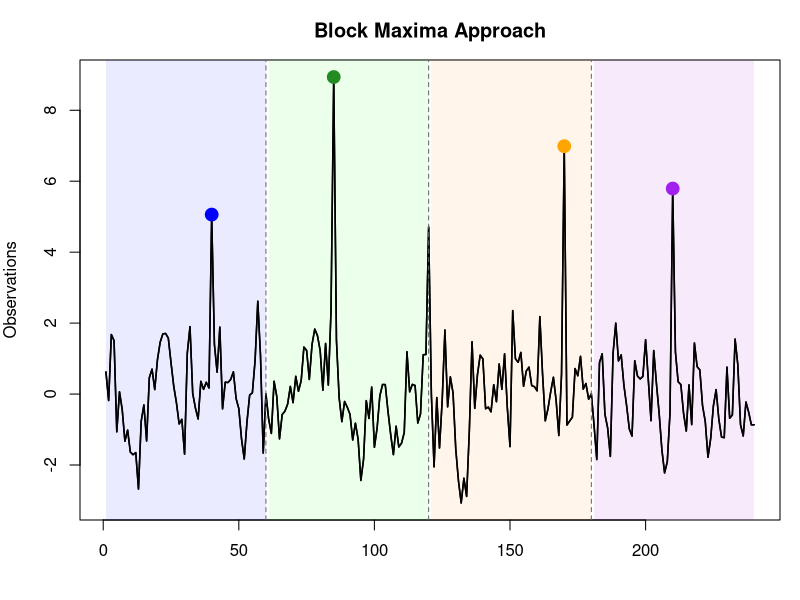
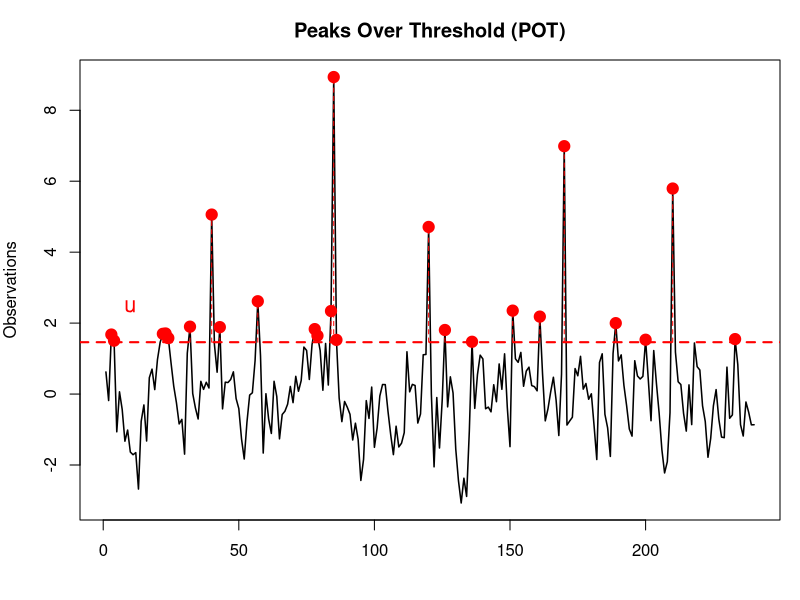

Recreate these plots in R, in order.
# =========================================================
# Separate EVT illustrations:
# 1. Block Maxima
# 2. Peaks Over Threshold (POT)
# =========================================================

set.seed(123)

# ---------------------------------------------------------
# Simulate data
# ---------------------------------------------------------
n <- 240
x <- arima.sim(model = list(ar = 0.6), n = n)

# Add extremes
extreme_idx <- c(40, 85, 120, 170, 210)
x[extreme_idx] <- x[extreme_idx] + c(5, 6, 4, 7, 5)

t <- 1:n

# =========================================================
# 1. BLOCK MAXIMA PLOT
# =========================================================

block_size <- 60
n_blocks <- n / block_size

png("slides/figures/block_maxima.png",
    width = 1200,
    height = 500,
    res = 150)

par(mar = c(4,4,3,1))

plot(t, x,
     type = "l",
     lwd = 1.5,
     xlab = "",
     ylab = "Observations",
     main = "Block Maxima Approach")

# Block colors
cols <- c(rgb(0,0,1,0.08),
          rgb(0,1,0,0.08),
          rgb(1,0.5,0,0.08),
          rgb(0.6,0,0.8,0.08))

# Shade blocks
for(i in 1:n_blocks){

  xmin <- (i-1)*block_size + 1
  xmax <- i*block_size

  rect(xmin,
       par("usr")[3],
       xmax,
       par("usr")[4],
       col = cols[i],
       border = NA)
}

# Replot series
lines(t, x, lwd = 1.5)

# Vertical separators
abline(v = seq(block_size, n-block_size, by = block_size),
       lty = 2,
       col = "gray40")

# Find maxima
block_max_t <- numeric(n_blocks)
block_max_x <- numeric(n_blocks)

for(i in 1:n_blocks){

  idx <- ((i-1)*block_size + 1):(i*block_size)

  j <- idx[which.max(x[idx])]

  block_max_t[i] <- j
  block_max_x[i] <- x[j]
}

# Plot maxima
points(block_max_t,
       block_max_x,
       pch = 19,
       cex = 1.7,
       col = c("blue","forestgreen","orange","purple"))

dev.off()

# =========================================================
# 2. POT PLOT
# =========================================================

threshold <- quantile(x, 0.90)

png("slides/figures/pot_threshold.png",
    width = 1200,
    height = 500,
    res = 150)

par(mar = c(4,4,3,1))

plot(t, x,
     type = "l",
     lwd = 1.5,
     xlab = "",
     ylab = "Observations",
     main = "Peaks Over Threshold (POT)")

# Threshold line
abline(h = threshold,
       col = "red",
       lty = 2,
       lwd = 2)

# Exceedances
exc <- which(x > threshold)

# Highlight exceedances
points(exc,
       x[exc],
       pch = 19,
       col = "red",
       cex = 1.5)

# Draw exceedance segments
segments(exc,
         threshold,
         exc,
         x[exc],
         col = "red",
         lty = 2)

# Label threshold
text(10,
     threshold + 1,
     labels = expression(u),
     col = "red",
     cex = 1.3)

dev.off()

# =========================================================
# Files produced:
# - block_maxima.png
# - pot_threshold.png
# =========================================================
